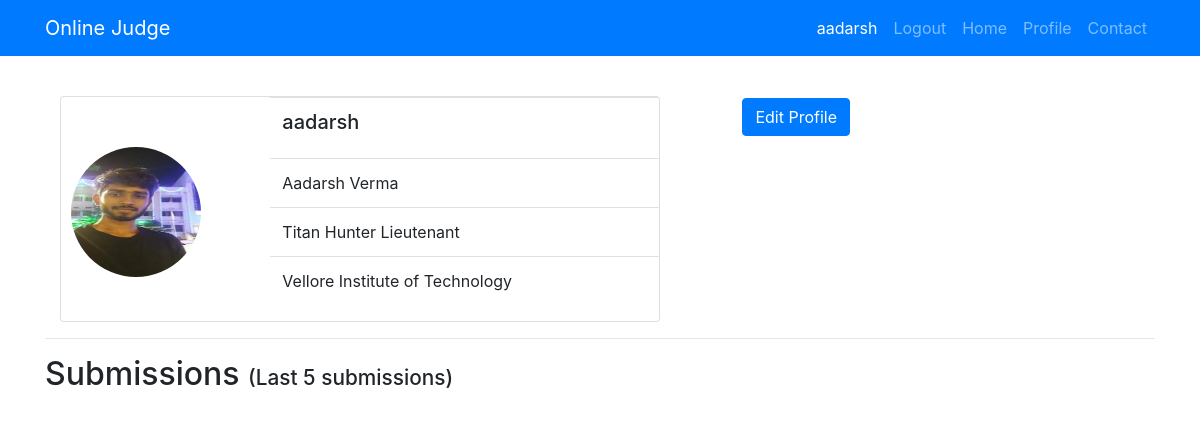
/authy/viewProfile/2 (signed in), run on an earlier commit of the app's database.
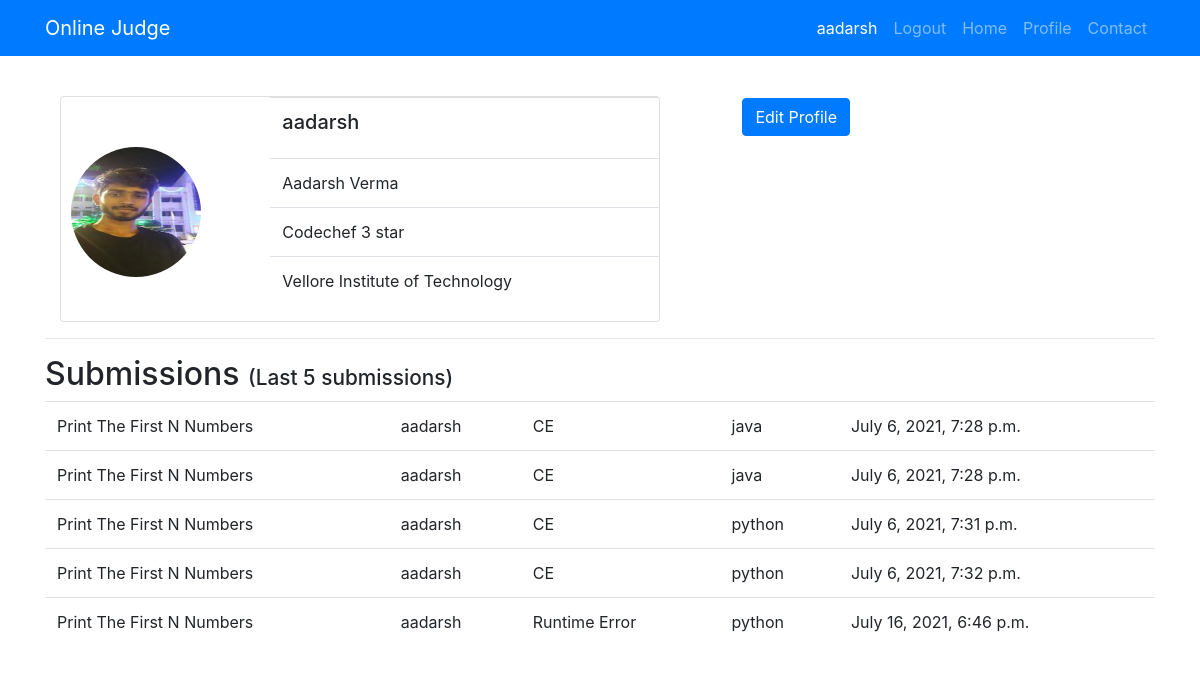
And on a later commit of the database.
### authy/models.py (models this page shows, shortened)
class Profile(models.Model):
    user = models.OneToOneField(User, on_delete=models.CASCADE, related_name='profile')
    first_name = models.CharField(max_length=30,blank=True)
    last_name = models.CharField(max_length=30,blank=True)
    email = models.EmailField()
    bio = models.CharField(max_length=100,blank=True)
    college = models.CharField(max_length=100,blank=True)
    picture = models.ImageField(upload_to=user_directory_path,blank=True)

### judge/models.py (models this page shows, shortened)
class Submission(models.Model):
    user = models.ForeignKey(User, on_delete=models.CASCADE)
    question = models.ForeignKey(Question, on_delete=models.CASCADE)
    status = models.CharField(max_length=20)
    testcase = models.CharField(max_length=200)
    code = models.TextField()
    language = models.CharField(max_length=15)
    date = models.DateTimeField(auto_now_add=True)

class Question(models.Model):
    code = models.CharField(max_length=10, unique=True)
    name = models.CharField(max_length=250)
    problem = models.TextField()
    difficulty = models.CharField(max_length=10,choices=level,blank=True)
    points = models.IntegerField(default=0,blank=True)

### authy/views.py (the view)
# urls.py: path('viewProfile/<pk>', ProfileView, name='viewProfile'),
@login_required
def ProfileView(request, pk):
    profile = Profile.objects.get(user_id=pk)
    submissions = Submission.objects.filter(user_id=pk)[0:5]
    context = {
        'object': profile,
        'submissions': submissions,
    }
    return render(request, 'authy/profile_detail.html', context)

### templates/authy/profile_detail.html
{% extends 'base.html' %}
{% block content %}
    <a class="btn btn-primary mt-5 edit-profile-btn" href="{% url 'editProfile' %}">Edit Profile</a>
    <br><br>
    <div class="container">
        <div class="card" style="width:600px">
            <div class="row">
                <div class="col-sm-4">
                    <img class="profile-image" src="{{ object.picture.url }}"
                         alt="Card image"/>
                </div>
                <div class="col-sm-8">
                    <div class="card-body-right">
                        <table class="table">
                            <tr><td><h5 class="card-title">{{ object.user.username }}</h5></td></tr>
                            <tr><td><p class="card-text">{{ object.first_name }} {{ object.last_name }}</p></td></tr>
                            <tr><td><p class="card-text">{{ object.bio }}</p></td></tr>
                            <tr><td><p class="card-text">{{ object.college }}</p></td></tr>
                        </table>
                    </div>
                </div>
            </div>
        </div>
    </div>
    <hr>
    <h2>Submissions <span style="font-size: 1.3rem">(Last 5 submissions)</span></h2>
    <table class="table">
        {% for submission in submissions %}
            <tr>
                <td>{{ submission.question.name }}</td>
                <td>{{ submission.user.username }}</td>
                <td>{{ submission.status }}</td>
                <td>{{ submission.language }}</td>
                <td>{{ submission.date }}</td>
            </tr>
        {% endfor %}
    </table>
{% endblock content %}

### templates/base.html (shortened to what this page needs)
<!DOCTYPE html>
<nav class="navbar navbar-expand-lg navbar-dark fixed-top bg-primary">
    <div class="container">
      <a class="navbar-brand" href="#">Online Judge</a>
      <div class="collapse navbar-collapse" id="navbarSupportedContent">
        <ul class="navbar-nav ml-auto">
          <li class="nav-item active">
            <a class="nav-link" href="#">{{ request.user.username }}</a>
          </li>
          <li class="nav-item">
            <a class="nav-link" href="{% url 'logout' %}">Logout</a>
          </li>
          <li class="nav-item">
            <a class="nav-link" href="{% url 'home' %}">Home</a>
          </li>
          <li class="nav-item">
            <a class="nav-link" href="{% url 'viewProfile' request.user.id %}">Profile</a>
          </li>
          <li class="nav-item">
            <a class="nav-link" href="#">Contact</a>
          </li>
        </ul>
      </div>
    </div>
</nav>
{% load static %}
<html lang="en">
    <head>
        <link rel="stylesheet" href="{% static 'css/profile.css' %}">
        <link rel="stylesheet" href="https://maxcdn.bootstrapcdn.com/bootstrap/4.0.0/css/bootstrap.min.css"
>
    </head>
    <body>
        <section class="section">
            <div class="container">
                {% block content %}
                {% endblock %}
            </div>
        </section>
    </body>
</html>

### static/css/profile.css (style rules this page uses)
html, body { margin: 0; padding: 0; }
.profile-image { position: relative; margin-top: 50px; margin-left: 10px; border-radius: 50%; background-size: 1500px 150px; width: 130px; height: 130px; }
.edit-profile-btn { position: absolute; top: 50px; right: 350px; }

What changed in the data, as far as the page shows it:
changed Profile "Aadarsh": bio "Titan Hunter Lieutenant" → "Codechef 3 star"
added Submission: question.name "Print The First N Numbers", user.username "aadarsh", status "CE", language "java", date "July 6, 2021, 7:28 p.m."
added Submission: question.name "Print The First N Numbers", user.username "aadarsh", status "CE", language "java", date "July 6, 2021, 7:28 p.m."
added Submission: question.name "Print The First N Numbers", user.username "aadarsh", status "CE", language "python", date "July 6, 2021, 7:31 p.m."
added Submission: question.name "Print The First N Numbers", user.username "aadarsh", status "CE", language "python", date "July 6, 2021, 7:32 p.m."
added Submission: question.name "Print The First N Numbers", user.username "aadarsh", status "Runtime Error", language "python", date "July 16, 2021, 6:46 p.m."
